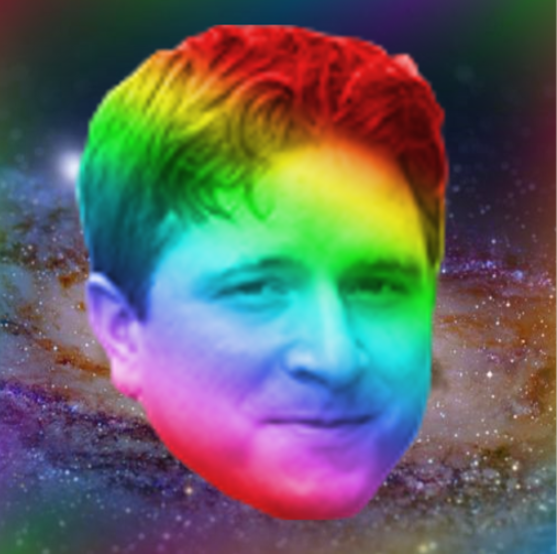
#> input picture Lab1/kappapride.png, 557 x 554 px
$ jupyter execute Lab1.ipynb
#> lines starting #> are read from the running program, lines starting #| are printed output that depends on the picture; after the words box and inside, x2 and y2 are one past the last pixel; in counts of white or black regions, pixels touching at a corner belong together
## Лабораторная работа 1. Устройство изображения
### Водяный Михаил, РИМ-181228

[cell 1]
from skimage.io import imread, imshow, imsave
from skimage import img_as_float, img_as_ubyte
from skimage.transform import resize
from numpy import roll, dstack, clip
from matplotlib import pyplot as plt

[cell 2]
img = imread('kappapride.png')
#> img is the input picture: shape (554, 557, 4); mean R, G, B, A 98.6, 98.9, 97.9, 255

[cell 3]
imshow(img)

### Количество столбцов

[cell 4]
img.shape[1]
#> Out = 557

### Изменение цвета пикселя изображения

[cell 5]
height = img.shape[0]
#> height = 554
width = img.shape[1]
#> width = 557
height, width
img_pixel = img
img_pixel[height//2,width//2]=[255,0,0,255] #middle pixel
#> img_pixel: shape (554, 557, 4); under 0.01% of pixels changed, all inside (x1, y1, x2, y2) = (278, 277, 279, 278)
imshow(img_pixel)

### Изменение цвета прямоугольника

[cell 6]
img_rect = img
img_rect[height//2-100:height//2+100,width//2-100:width//2+100]=[255,0,0,255]
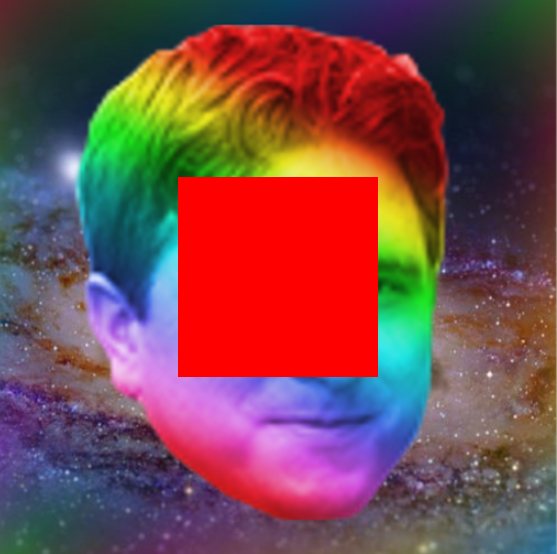
#> img_rect: shape (554, 557, 4); mean R, G, B, A 119.2, 73.1, 77.5, 255

imshow(img_rect)

[cell 7]
# img_rect перезаписывал img почему-то ¯\_(ツ)_/¯
img = imread('kappapride.png')

### Определение рамки изображения

[cell 8]
img_bordered = imread('kappapride_bordered.png')
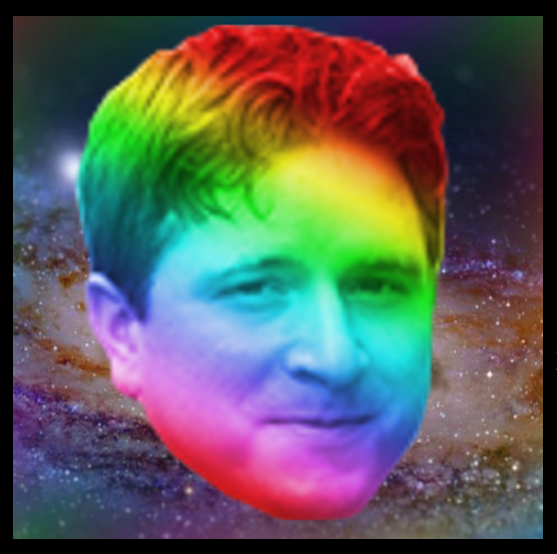
#> input picture Lab1/kappapride_bordered.png, 557 x 554 px
#> img_bordered is the input picture: shape (554, 557, 4); mean R, G, B, A 91, 91.5, 89.9, 255
imshow(img_bordered)

[cell 9]
def detect_border(img_border):
    h=img_border.shape[0]
#> h = 554
    w=img_border.shape[1]
#> w = 557

    xs=w//2
#> xs = 278
    ys=h//2
#> ys = 277

    color=img_border[0,0]
#> color = [0, 0, 0, 255]

    left, up, right, down = 0, 0, 0, 0

    for i in range(w):
        if all(img_border[xs,i]==color):
            left+=1
        else:
            break
#> after the loop, left = 13

    for i in range(h):
        if all(img_border[i,ys]==color):
            up+=1
        else:
            break
#> after the loop, up = 16

    for i in range(w):
        if all(img_border[xs,w-i-1]==color):
            right+=1
        else:
            break
#> after the loop, right = 14

    for i in range(h):
        if all(img_border[h-i-1,ys]==color):
            down+=1
        else:
            break
#> after the loop, down = 15

    print("Border:", left,up,right,down)
#| Border: 13 16 14 15

[cell 10]
detect_border(img_bordered)

### Вычисление негатива изображения

[cell 11]
r=img[:,:,0]
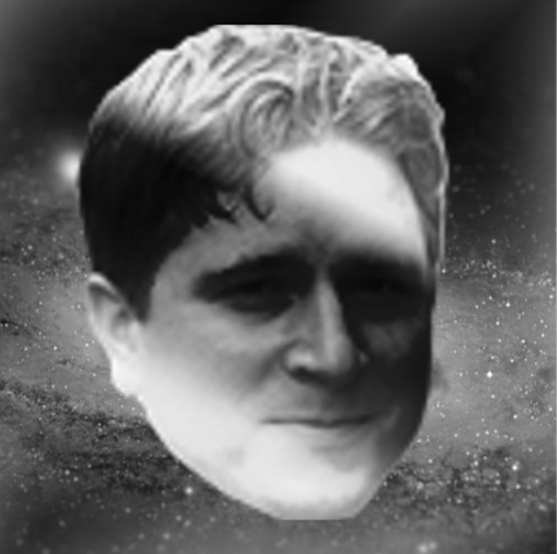
#> r: shape (554, 557); min 2, max 254, mean 98.6
g=img[:,:,1]
b=img[:,:,2]
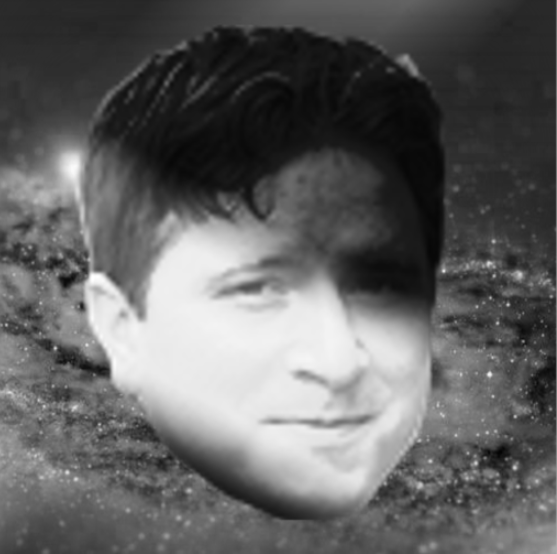
#> b: shape (554, 557); min 4, max 255, mean 97.9

rn=255-r
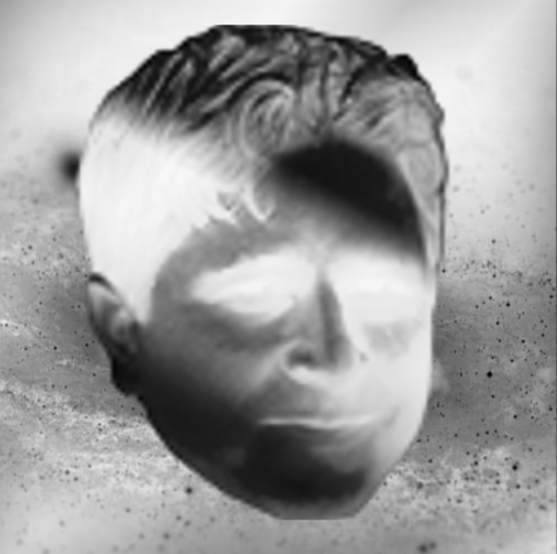
#> rn: shape (554, 557); min 1, max 253, mean 156.4
gn=255-g
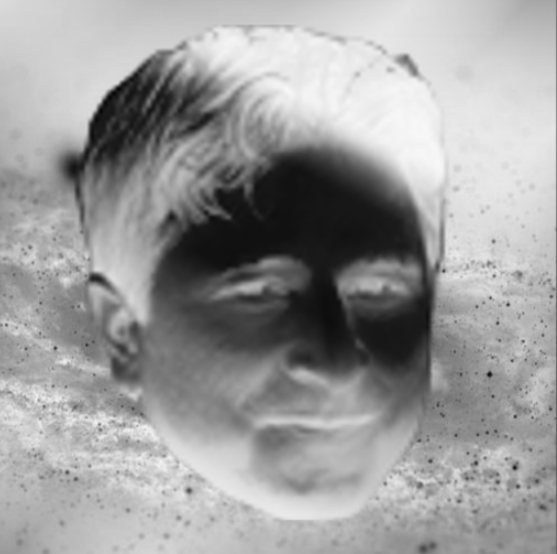
#> gn: shape (554, 557); min 6, max 247, mean 156.1
bn=255-b
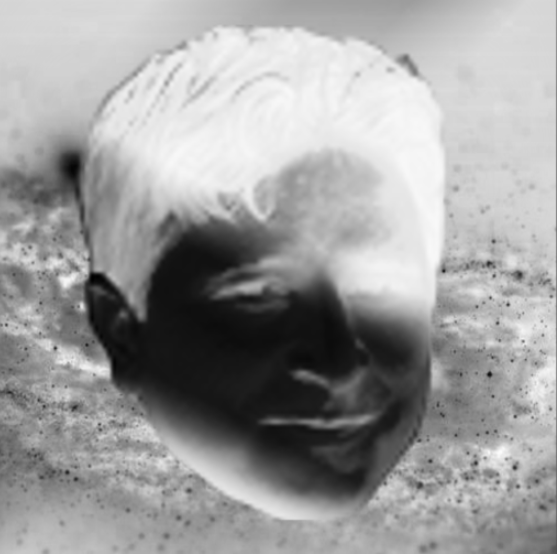
#> bn: shape (554, 557); min 0, max 251, mean 157.1

img_neg = dstack((rn,gn, bn))
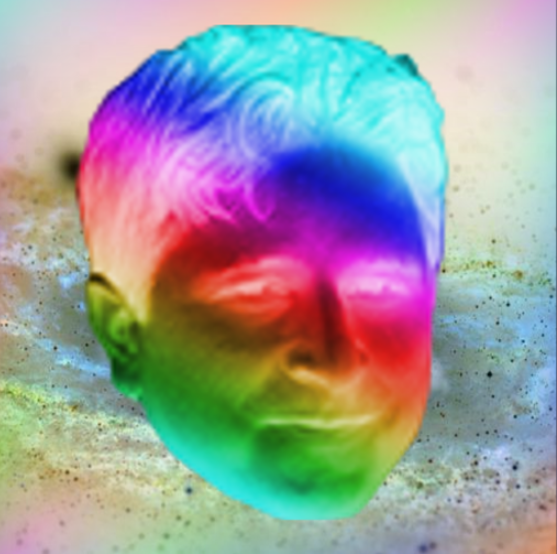
#> img_neg: shape (554, 557, 3); mean R, G, B 156.4, 156.1, 157.1
imshow(img_neg)

### Поменять местами каналы изображения

[cell 12]
img_brg = dstack((b,r,g))
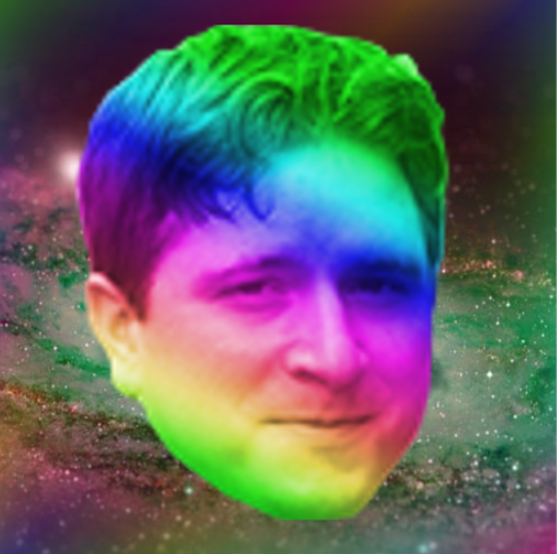
#> img_brg: shape (554, 557, 3); mean of channels 0, 1, 2 97.9, 98.6, 98.9; drawn as R, G, B
imshow(img_brg)

### Подсчет яркости изображения

[cell 13]
img_counted = img_as_float(img)

r = img_counted[:,:,0]
g = img_counted[:,:,1]
b = img_counted[:,:,2]

img_bright = clip(0.2126*r+0.7152*g+0.0722*b,0,1) #подсчет яркости
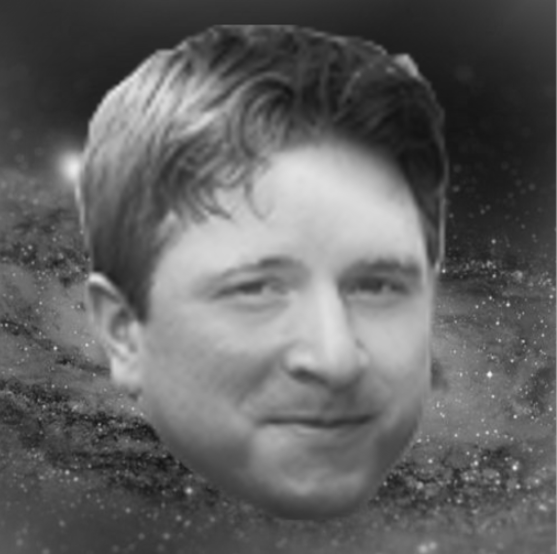
#> img_bright: shape (554, 557) float64; min 0.073, max 0.956, mean 0.387
img_bright_result = img_as_ubyte(img_bright)

imshow(img_bright_result)

### Сопоставление фотографий Прокудина-Горского

[cell 14]
# [53 lines left out: functions align, shift, not called in this run]

[cell 15]
def show_pg_result(i = 0):
#> called with i = 1
    if i > 9 or i < 0:
        i = 0
    align(imread('https://stepik.org/media/attachments/lesson/58182/0' + str(i) + '.png'))
#> (this line was passed over: the network is not available in this run)

[cell 16]
show_pg_result(1)

[cell 17]
show_pg_result(5)

[cell 18]
show_pg_result(7)

[cell 19]
show_pg_result(9)
